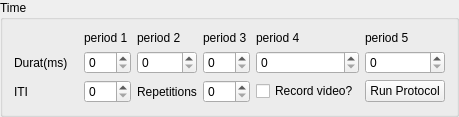
                  <widget class="QGroupBox" name="timegroup">
                   <property name="title">
                    <string>Time</string>
                   </property>
                   <layout class="QVBoxLayout" name="verticalLayout_3">
                    <item>
                     <layout class="QGridLayout" name="timegrid">
                      <item row="4" column="5">
                       <widget class="QPushButton" name="runbutton">
                        <property name="text">
                         <string>Run Protocol</string>
                        </property>
                        <property name="checkable">
                         <bool>true</bool>
                        </property>
                       </widget>
                      </item>
                      <item row="4" column="1">
                       <widget class="QSpinBox" name="itiinput">
                        <property name="maximum">
                         <number>100</number>
                        </property>
                       </widget>
                      </item>
                      <item row="4" column="2">
                       <widget class="QLabel" name="replabel">
                        <property name="text">
                         <string>Repetitions</string>
                        </property>
                       </widget>
                      </item>
                      <item row="3" column="3">
                       <widget class="QSpinBox" name="timeinput3">
                        <property name="maximum">
                         <number>100</number>
                        </property>
                       </widget>
                      </item>
                      <item row="0" column="1">
                       <widget class="QLabel" name="period1">
                        <property name="text">
                         <string>period 1</string>
                        </property>
                       </widget>
                      </item>
                      <item row="4" column="3">
                       <widget class="QSpinBox" name="repinput">
                        <property name="maximum">
                         <number>100</number>
                        </property>
                       </widget>
                      </item>
                      <item row="3" column="1">
                       <widget class="QSpinBox" name="timeinput1">
                        <property name="maximum">
                         <number>100</number>
                        </property>
                       </widget>
                      </item>
                      <item row="3" column="0">
                       <widget class="QLabel" name="durationlabel_2">
                        <property name="text">
                         <string>Durat(ms)   </string>
                        </property>
                       </widget>
                      </item>
                      <item row="3" column="4">
                       <widget class="QSpinBox" name="timeinput4">
                        <property name="maximum">
                         <number>100</number>
                        </property>
                       </widget>
                      </item>
                      <item row="0" column="3">
                       <widget class="QLabel" name="period3">
                        <property name="text">
                         <string>period 3</string>
                        </property>
                       </widget>
                      </item>
                      <item row="3" column="2">
                       <widget class="QSpinBox" name="timeinput2">
                        <property name="maximum">
                         <number>100</number>
                        </property>
                       </widget>
                      </item>
                      <item row="0" column="2">
                       <widget class="QLabel" name="period2">
                        <property name="text">
                         <string>period 2</string>
                        </property>
                       </widget>
                      </item>
                      <item row="0" column="4">
                       <widget class="QLabel" name="period4">
                        <property name="text">
                         <string>period 4</string>
                        </property>
                       </widget>
                      </item>
                      <item row="0" column="5">
                       <widget class="QLabel" name="period5">
                        <property name="text">
                         <string>period 5</string>
                        </property>
                       </widget>
                      </item>
                      <item row="3" column="5">
                       <widget class="QSpinBox" name="timeinput5">
                        <property name="maximum">
                         <number>100</number>
                        </property>
                       </widget>
                      </item>
                      <item row="4" column="0">
                       <widget class="QLabel" name="itilabel">
                        <property name="text">
                         <string>ITI</string>
                        </property>
                       </widget>
                      </item>
                      <item row="4" column="4">
                       <widget class="QCheckBox" name="checkBox">
                        <property name="text">
                         <string>Record video?</string>
                        </property>
                       </widget>
                      </item>
                     </layout>
                    </item>
                   </layout>
                  </widget>
